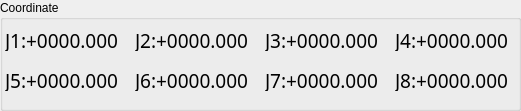
  <widget class="QGroupBox" name="groupBox_4">
   <property name="geometry">
    <rect>
     <x>10</x>
     <y>10</y>
     <width>521</width>
     <height>111</height>
    </rect>
   </property>
   <property name="title">
    <string>Coordinate</string>
   </property>
   <widget class="QLabel" name="J8_coord">
    <property name="geometry">
     <rect>
      <x>395</x>
      <y>70</y>
      <width>121</width>
      <height>21</height>
     </rect>
    </property>
    <property name="font">
     <font>
      <family>新宋体</family>
      <pointsize>14</pointsize>
     </font>
    </property>
    <property name="text">
     <string>J8:+0000.000</string>
    </property>
   </widget>
   <widget class="QLabel" name="J3_coord">
    <property name="geometry">
     <rect>
      <x>265</x>
      <y>30</y>
      <width>121</width>
      <height>21</height>
     </rect>
    </property>
    <property name="font">
     <font>
      <family>新宋体</family>
      <pointsize>14</pointsize>
     </font>
    </property>
    <property name="text">
     <string>J3:+0000.000</string>
    </property>
   </widget>
   <widget class="QLabel" name="J5_coord">
    <property name="geometry">
     <rect>
      <x>5</x>
      <y>70</y>
      <width>121</width>
      <height>21</height>
     </rect>
    </property>
    <property name="font">
     <font>
      <family>新宋体</family>
      <pointsize>14</pointsize>
     </font>
    </property>
    <property name="text">
     <string>J5:+0000.000</string>
    </property>
   </widget>
   <widget class="QLabel" name="J7_coord">
    <property name="geometry">
     <rect>
      <x>265</x>
      <y>70</y>
      <width>121</width>
      <height>21</height>
     </rect>
    </property>
    <property name="font">
     <font>
      <family>新宋体</family>
      <pointsize>14</pointsize>
     </font>
    </property>
    <property name="text">
     <string>J7:+0000.000</string>
    </property>
   </widget>
   <widget class="QLabel" name="J2_coord">
    <property name="geometry">
     <rect>
      <x>135</x>
      <y>30</y>
      <width>121</width>
      <height>21</height>
     </rect>
    </property>
    <property name="font">
     <font>
      <family>新宋体</family>
      <pointsize>14</pointsize>
     </font>
    </property>
    <property name="text">
     <string>J2:+0000.000</string>
    </property>
   </widget>
   <widget class="QLabel" name="J1_coord">
    <property name="geometry">
     <rect>
      <x>5</x>
      <y>30</y>
      <width>121</width>
      <height>21</height>
     </rect>
    </property>
    <property name="font">
     <font>
      <family>新宋体</family>
      <pointsize>14</pointsize>
     </font>
    </property>
    <property name="text">
     <string>J1:+0000.000</string>
    </property>
   </widget>
   <widget class="QLabel" name="J6_coord">
    <property name="geometry">
     <rect>
      <x>135</x>
      <y>70</y>
      <width>121</width>
      <height>21</height>
     </rect>
    </property>
    <property name="font">
     <font>
      <family>新宋体</family>
      <pointsize>14</pointsize>
     </font>
    </property>
    <property name="text">
     <string>J6:+0000.000</string>
    </property>
   </widget>
   <widget class="QLabel" name="J4_coord">
    <property name="geometry">
     <rect>
      <x>395</x>
      <y>30</y>
      <width>121</width>
      <height>21</height>
     </rect>
    </property>
    <property name="font">
     <font>
      <family>新宋体</family>
      <pointsize>14</pointsize>
     </font>
    </property>
    <property name="text">
     <string>J4:+0000.000</string>
    </property>
   </widget>
  </widget>
